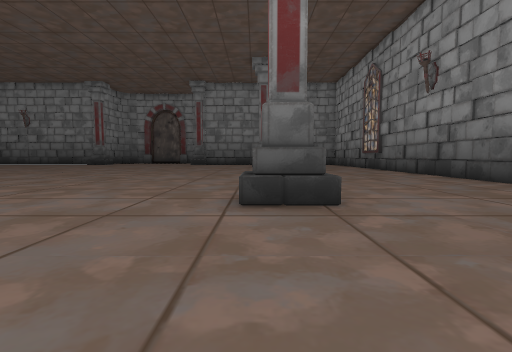
[1] (above)

24 first-person views from a walk through a 3-D level made in the Unity game engine. The camera is 1.3 m above the floor, tilts 4° down and sees 85° across. The floor is counted in squares, 2 m on a side. Each view is taken from the middle of a square. On the plan, view 1 faces up. The plan holds only what a view shows up to about 9 squares ahead; the rest is blank. The place goes on beyond the plan. The player is left out.

[2]
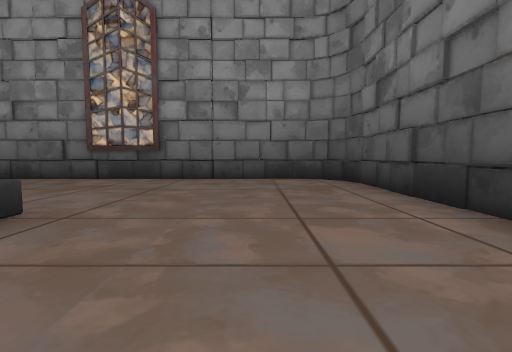

[3]
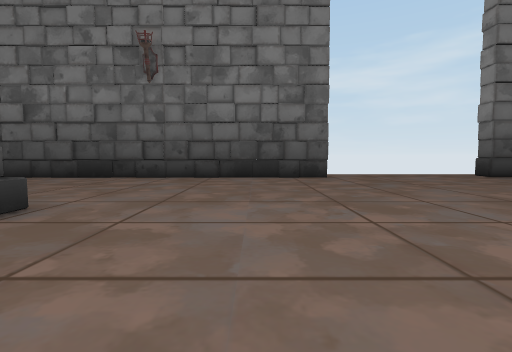

[4]
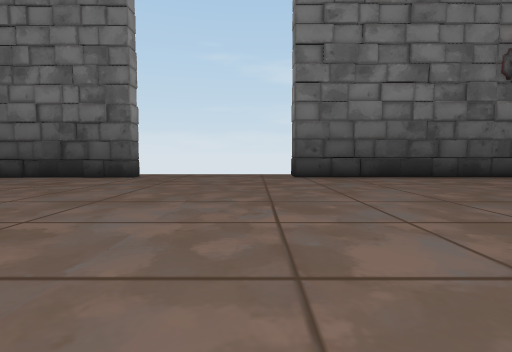

[5]
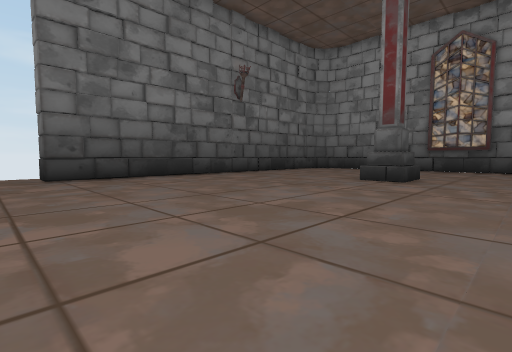

[6]
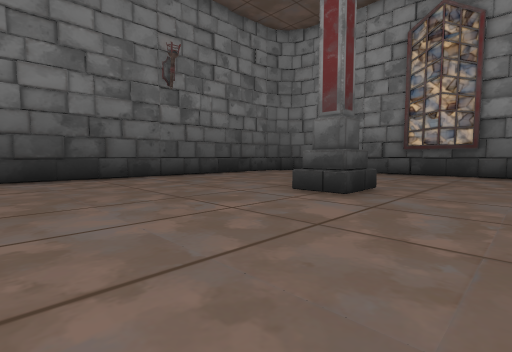

[7]
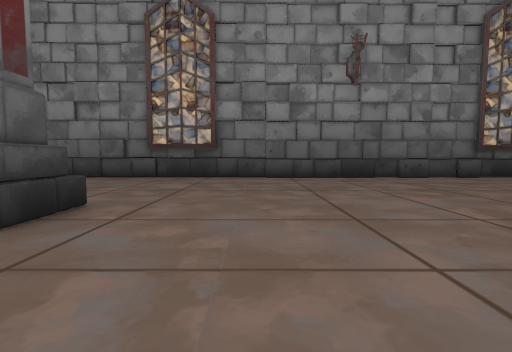

[8]
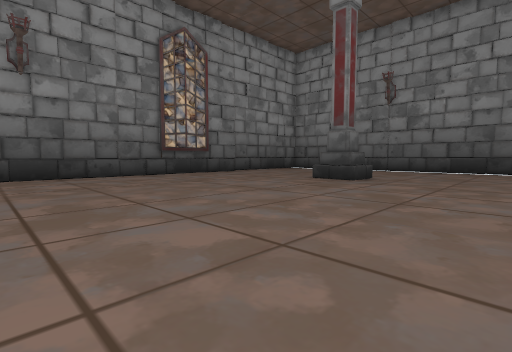

[9]
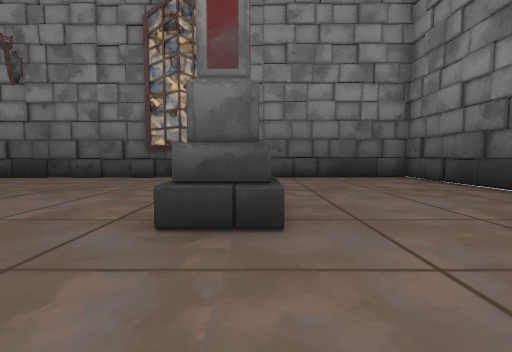

[10]
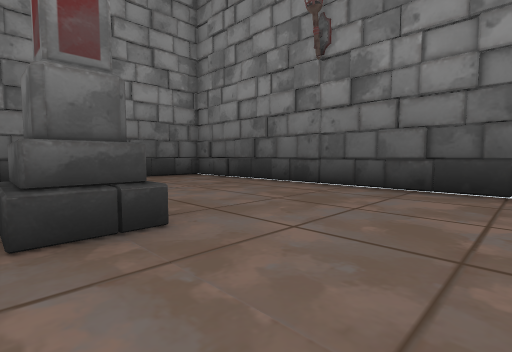

[11]
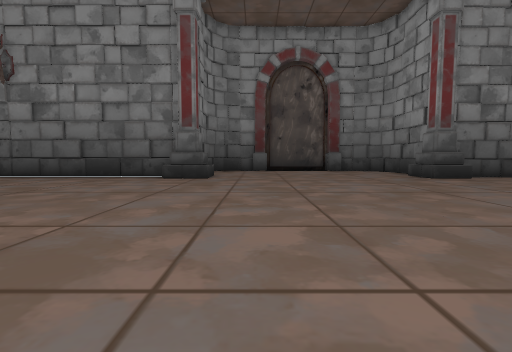

[12]
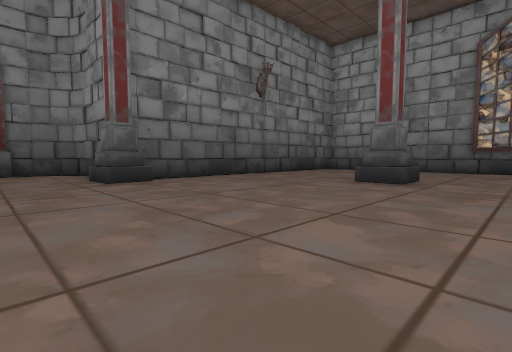

[13]
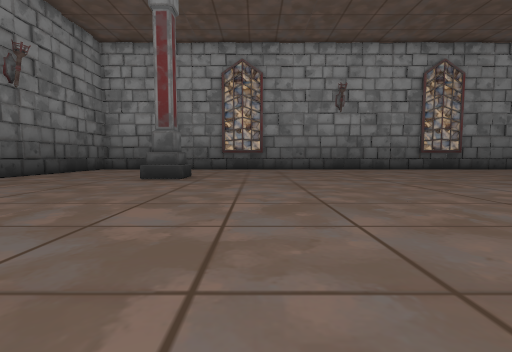

[14]
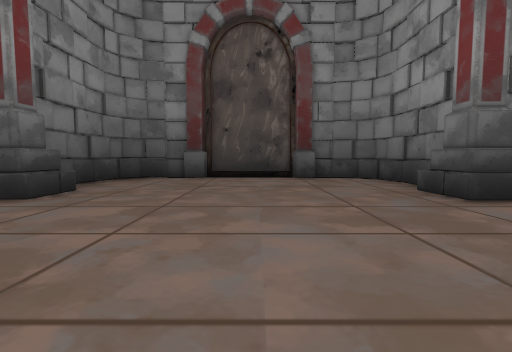

[15]
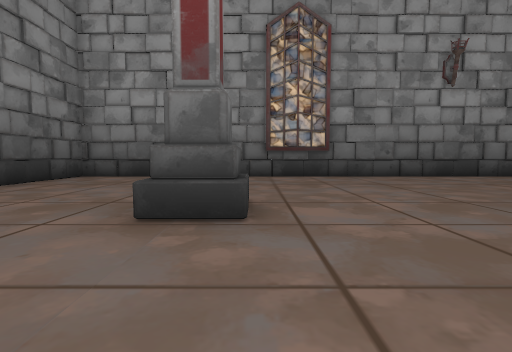

[16]
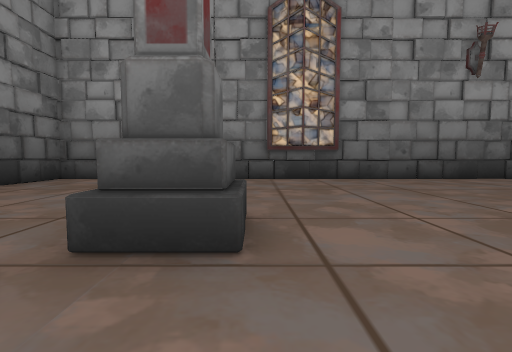

[17]
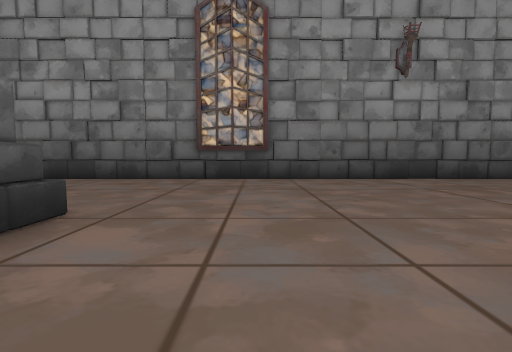

[18]
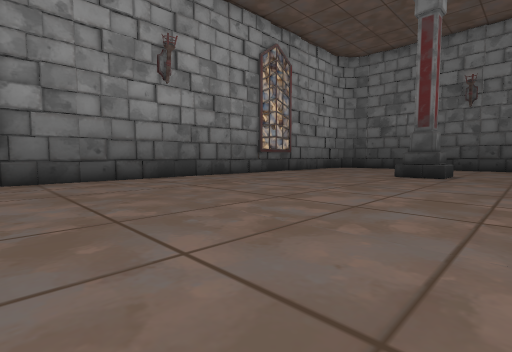

[19]
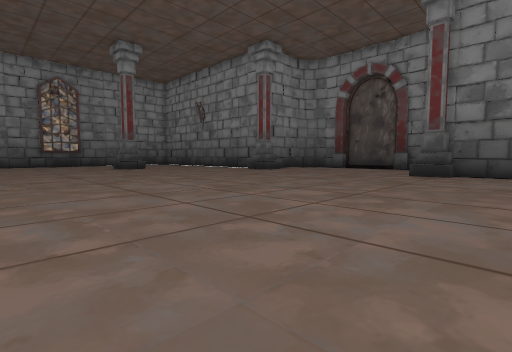

[20]
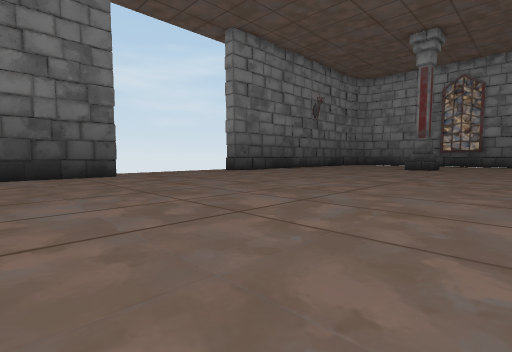

[21]
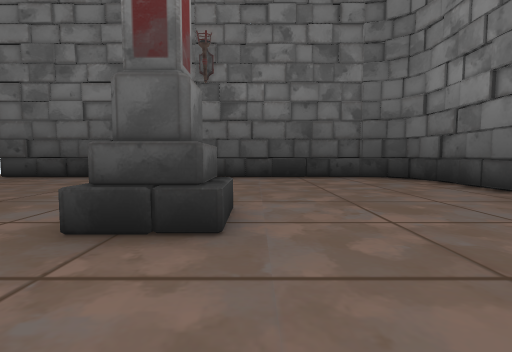

[22]
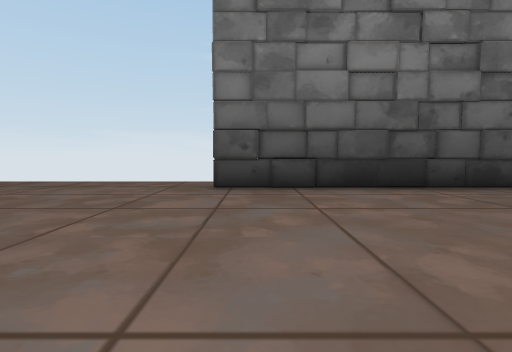

[23]
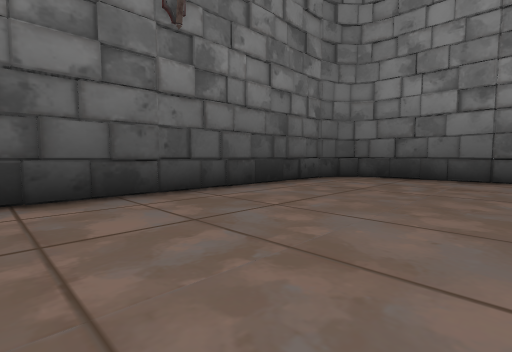

[24]
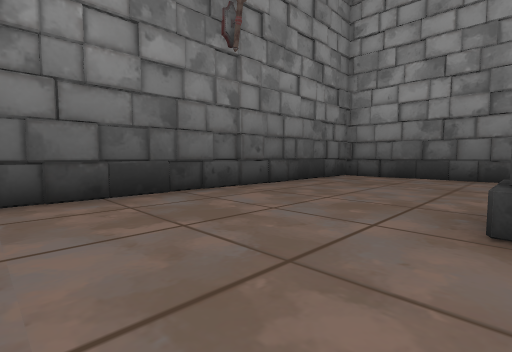

### Floor plan
Points are (right, up) in squares from view 1. A wall is a line through its corners. A room is listed if a view was taken in it or the views show most of it. See-through windows are left out.
Room 1 (views 1, 2, 3, 4, 5, 6, 7, 8, 9, 10, 11, 12, 13, 14, 15, 16, 17, 18, 19, 20, 21, 22, 23, 24)
walls: (-16.6, 4.6) (-16.6, 3.8); (-16.4, 16.2) (-17.8, 16.2); (-17.7, 4.6) (-16.4, 4.6); (-16.6, 17.1) (-16.6, 16.2); (-17.6, 3.6) (-17.6, 4.6); (-11.4, 21.2) (-12.8, 21.2); (0.8, 4) (0.3, 3.6); (0.7, 3.8) (0, 3.8) (0, 4.6) (1.1, 4.6); (-11.7, 21.4) (-12.1, 21); (-4.9, 21) (-4.9, 22.4); (-4.7, 21) (-4.7, 22); (1.1, 16.2) (0, 16.2) (0, 17.1); (1.1, 3.6) (0, 3.6); (-12.5, 21.6) (-22.5, 21.6) (-22.5, 16.4); (-3.9, 21.2) (-4.7, 21.2); (-11.6, 22.1) (-11.6, 21.2); (-5.2, -2) (-5.2, -1.6) (4.7, -1.6); (-4.3, 22.4) (-4.3, 24); (-12, 24) (-12, 22.4); (-22.5, 14.9) (-22.5, 0); (-4.4, 23.7) (-4.5, 24.7) (-4.7, 25) (-5, 25.3); (-4.4, 24) (-4.5, 24.7) (-5.1, 25.3) (-5.7, 25.5); (-11.8, 24.9) (-12, 23.9); (-9.5, 25.3) (-10.1, 25.3); (-11.4, 25.2) (-11.7, 25) (-11.9, 24.6) (-12, 23.8); (-11.3, 25.3) (-11.9, 24.7); (-9.6, 25.5) (-10.8, 25.5); (-6.3, 25.3) (-6.9, 25.3); (-10.6, 25.5) (-11.6, 25.2); (-6.8, 25.7) (-9.6, 25.7); (-5.6, 25.5) (-6.8, 25.5); (-22.5, 0.2) (-22.4, -0.7) (-22.2, -1) (-21.9, -1.3) (-21.1, -1.5); (-22.5, 0.1) (-22.3, -1); (-21.3, -1.6) (-10.2, -1.6) (-10.2, -2.1); (-22.4, -0.7) (-21.8, -1.3); (4.8, -1.6) (5.7, -1.3) (6, -0.8) (6.1, 0.1); (6.1, -0.1) (6.1, 21.6) (-3.9, 21.6) (-3.9, 21); (5.4, -1.4) (6, -0.8); (5.5, -1.4) (5.8, -1.1); (5.9, -1) (6.1, 0)
low walls: (-16.4, 4.6) (-16.4, 3.6); (-16.4, 17.2) (-16.4, 16.2); (-17.7, 3.8) (-17.7, 4.6); (-0.2, 16.2) (-0.2, 17.2); (-0.2, 3.6) (-0.2, 4.6); (-3.9, 21) (-4.7, 21); (-11.4, 22.2) (-11.4, 21.2)
ways out: opening at (-5, -3)

Where each view was taken, in squares from view 1:
view 1: 0 up, 0 right, facing up
view 2: 1 up, 2 left, facing right
view 3: 7 up, 3 left, facing down
view 4: 7 up, 9 left, facing down
view 5: 7 up, 9 left, facing down-left
view 6: 7 up, 12 left, facing down-left
view 7: 7 up, 14 left, facing left
view 8: 9 up, 13 left, facing up-left
view 9: 17 up, 14 left, facing left
view 10: 16 up, 14 left, facing up-left
view 11: 13 up, 10 left, facing up
view 12: 14 up, 7 left, facing up-right
view 13: 14 up, 8 left, facing right
view 14: 17 up, 8 left, facing up
view 15: 16 up, 3 left, facing right
view 16: 16 up, 2 left, facing right
view 17: 14 up, 2 left, facing right
view 18: 14 up, 2 left, facing down-right
view 19: 11 up, 2 left, facing up-left
view 20: 8 up, 2 left, facing down-left
view 21: 7 up, 18 left, facing down
view 22: 4 up, 11 left, facing down
view 23: 3 up, 14 left, facing down-left
view 24: 17 up, 3 left, facing up-right
